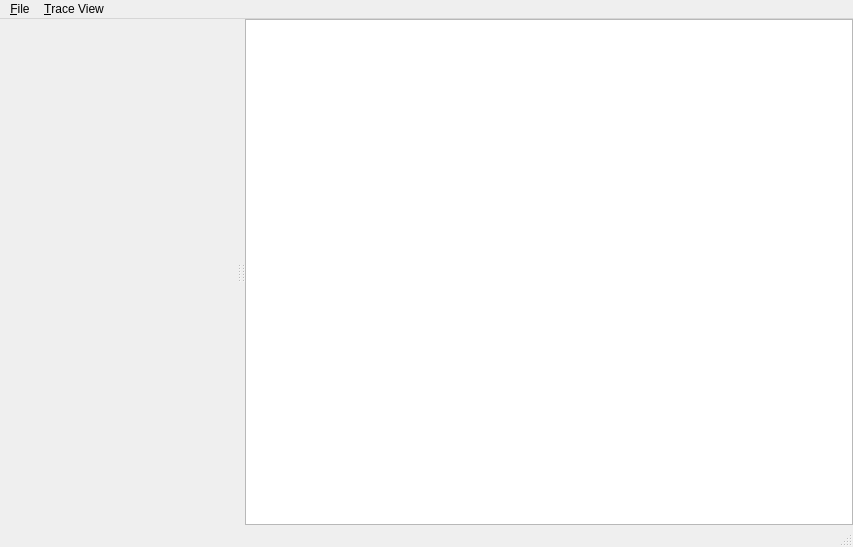
<?xml version="1.0" encoding="UTF-8"?>
<ui version="4.0">
 <class>MainWindow</class>
 <widget class="QMainWindow" name="MainWindow">
  <property name="geometry">
   <rect>
    <x>0</x>
    <y>0</y>
    <width>853</width>
    <height>547</height>
   </rect>
  </property>
  <property name="windowTitle">
   <string>GCodeViz</string>
  </property>
  <widget class="QWidget" name="centralWidget">
   <layout class="QGridLayout" name="gridLayout">
    <property name="leftMargin">
     <number>0</number>
    </property>
    <property name="topMargin">
     <number>0</number>
    </property>
    <property name="rightMargin">
     <number>0</number>
    </property>
    <property name="bottomMargin">
     <number>0</number>
    </property>
    <item row="0" column="0">
     <widget class="QSplitter" name="splitter">
      <property name="orientation">
       <enum>Qt::Horizontal</enum>
      </property>
      <widget class="MotionTraceView" name="traceView" native="true">
       <property name="contextMenuPolicy">
        <enum>Qt::CustomContextMenu</enum>
       </property>
      </widget>
      <widget class="QSplitter" name="vSplitter">
       <property name="orientation">
        <enum>Qt::Vertical</enum>
       </property>
      </widget>
      <widget class="QPlainTextEdit" name="gcodeView"/>
     </widget>
    </item>
   </layout>
  </widget>
  <widget class="QMenuBar" name="menuBar">
   <property name="geometry">
    <rect>
     <x>0</x>
     <y>0</y>
     <width>853</width>
     <height>25</height>
    </rect>
   </property>
   <widget class="QMenu" name="menu_File">
    <property name="title">
     <string>&amp;File</string>
    </property>
    <addaction name="actionOpen"/>
    <addaction name="actionSaveMotionCommands"/>
    <addaction name="separator"/>
    <addaction name="actionExit"/>
   </widget>
   <widget class="QMenu" name="menuTraceView">
    <property name="title">
     <string>&amp;Trace View</string>
    </property>
   </widget>
   <addaction name="menu_File"/>
   <addaction name="menuTraceView"/>
  </widget>
  <widget class="QStatusBar" name="statusBar"/>
  <action name="actionOpen">
   <property name="text">
    <string>&amp;Open</string>
   </property>
  </action>
  <action name="actionExit">
   <property name="text">
    <string>E&amp;xit</string>
   </property>
  </action>
  <action name="actionSaveMotionCommands">
   <property name="text">
    <string>Save As Motion Commands</string>
   </property>
   <property name="toolTip">
    <string>Save as Servotronix compatible motion command format</string>
   </property>
  </action>
 </widget>
 <layoutdefault spacing="6" margin="11"/>
 <customwidgets>
  <customwidget>
   <class>MotionTraceView</class>
   <extends>QWidget</extends>
   <header>motiontraceview.h</header>
   <container>1</container>
  </customwidget>
 </customwidgets>
 <resources/>
 <connections>
  <connection>
   <sender>actionExit</sender>
   <signal>triggered()</signal>
   <receiver>MainWindow</receiver>
   <slot>close()</slot>
   <hints>
    <hint type="sourcelabel">
     <x>-1</x>
     <y>-1</y>
    </hint>
    <hint type="destinationlabel">
     <x>426</x>
     <y>273</y>
    </hint>
   </hints>
  </connection>
 </connections>
</ui>
